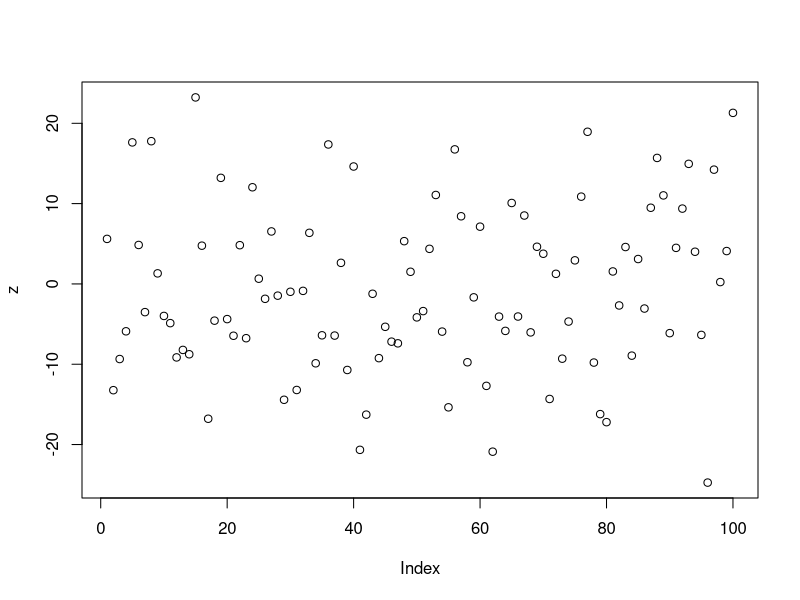

This chart was generated by the following R code:
z <- rnorm (100, 0, 10)
plot(z)


twitter<-c(25,25,28,24,26,24,23,19,28,30,26,33,22,26,24,29,25,26,28,28)
stem(twitter)

## From Agresti(2007) p.39
M <- as.table(rbind(c(762, 327, 468), c(484, 239, 477)))
dimnames(M) <- list(gender = c("F", "M"),
                    party = c("Democrat","Independent", "Republican"))
(Xsq <- chisq.test(M))  # Prints test summary
Xsq$observed   # observed counts (same as M)
Xsq$expected   # expected counts under the null
Xsq$residuals  # Pearson residuals
Xsq$stdres     # standardized residuals

# q 3

rm (list = ls())
faceCount = c (11, 7, 9, 15, 12, 6)
chisq.test(faceCount)

# q 5

peanuts = c (10, 20, 20, 10, 40)
p = c (112, 183, 207, 71, 446)
chisq.test(peanuts, p = p, rescale.p = TRUE)

# q 7
p = c (42, 13, 45)
blood = c (74, 23, 19)
chisq.test (blood, p = p, rescale.p = TRUE)


# q 9
p = c (9, 3, 3, 1)
traits = c (59, 20, 11, 10)
chisq.test (traits, p = p, rescale.p = TRUE)
chisq.test (2 * traits, p = p, rescale.p = TRUE)




